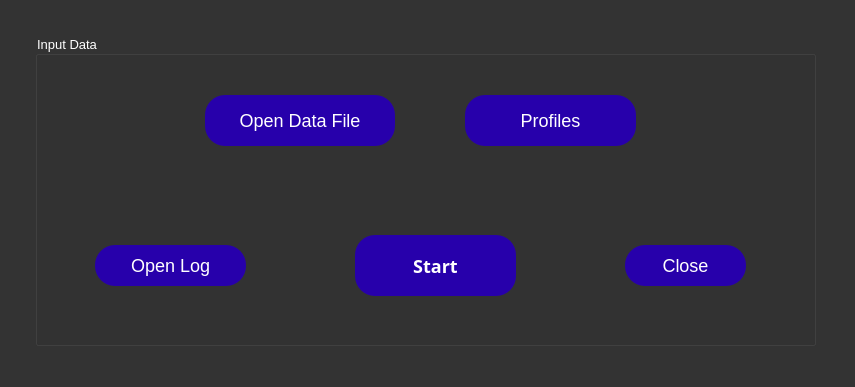
<?xml version="1.0" encoding="UTF-8"?>
<ui version="4.0">
 <class>amazonaccount</class>
 <widget class="QDialog" name="amazonaccount">
  <property name="geometry">
   <rect>
    <x>0</x>
    <y>0</y>
    <width>855</width>
    <height>387</height>
   </rect>
  </property>
  <property name="font">
   <font>
    <pointsize>10</pointsize>
   </font>
  </property>
  <property name="windowTitle">
   <string>Amazoun Accounts</string>
  </property>
  <property name="styleSheet">
   <string notr="true">QDialog{
    background-color:#333333
    }

QMenu{
background-color:#333333
}    
QDialog QGroupBox{
    color: white
}

QPushButton {

    align-items: center;
    background-color: #2700AB;
    background-image: linear-gradient(#464d55, #25292e);
    border-radius: 8px;
    border-width: 0.6;
    box-shadow: 0 10px 20px rgba(0, 0, 0, .1),0 3px 6px rgba(0, 0, 0, .05);
    box-sizing: border-box;
    color: white;
    cursor: pointer;
    display: inline-flex;
    flex-direction: column;
    font-family: expo-brand-demi,system-ui,-apple-system,BlinkMacSystemFont,&quot;Segoe UI&quot;,Roboto,&quot;Helvetica Neue&quot;,Arial,&quot;Noto Sans&quot;,sans-serif,&quot;Apple Color Emoji&quot;,&quot;Segoe UI Emoji&quot;,&quot;Segoe UI Symbol&quot;,&quot;Noto Color Emoji&quot;;
    font-size: 18px;
    height: 52px;
    justify-content: center;
    line-height: 1;
    margin: 0;
    outline: none;
    overflow: hidden;
    padding: 0 32px;
    text-align: center;
    text-decoration: none;
    transform: translate3d(0, 0, 0);
    transition: all 150ms;
    vertical-align: baseline;
    white-space: nowrap;
    user-select: none;
    -webkit-user-select: none;
    touch-action: manipulation;

    border-radius:20px;
    border-color:white;
}

QPushButton:hover {
    box-shadow: rgba(0, 1, 0, .2) 0 2px 8px;
    opacity: 0.5;
    color:red
}

QPushButton:active {
    outline: 0;
}

QPushButton:focus {
    box-shadow: rgba(0, 0, 0, .5) 0 0 0 3px;
}

QPushButton#start_button{
font-weight: bold;
}</string>
  </property>
  <widget class="QWidget" name="gridLayoutWidget">
   <property name="geometry">
    <rect>
     <x>30</x>
     <y>30</y>
     <width>791</width>
     <height>321</height>
    </rect>
   </property>
   <layout class="QGridLayout" name="container" rowstretch="0" columnstretch="0">
    <property name="sizeConstraint">
     <enum>QLayout::SetDefaultConstraint</enum>
    </property>
    <property name="leftMargin">
     <number>5</number>
    </property>
    <property name="topMargin">
     <number>5</number>
    </property>
    <property name="rightMargin">
     <number>5</number>
    </property>
    <property name="bottomMargin">
     <number>5</number>
    </property>
    <property name="spacing">
     <number>5</number>
    </property>
    <item row="0" column="0">
     <widget class="QGroupBox" name="inputbox">
      <property name="title">
       <string>Input Data</string>
      </property>
      <widget class="QPushButton" name="browse_button">
       <property name="geometry">
        <rect>
         <x>170</x>
         <y>60</y>
         <width>190</width>
         <height>51</height>
        </rect>
       </property>
       <property name="text">
        <string>Open Data File</string>
       </property>
      </widget>
      <widget class="QPushButton" name="start_button">
       <property name="geometry">
        <rect>
         <x>320</x>
         <y>200</y>
         <width>161</width>
         <height>61</height>
        </rect>
       </property>
       <property name="font">
        <font>
         <family>expo-brand-demi,system-ui,-apple-system,BlinkMacSystemFont,Segoe UI,Roboto,Helvetica Neue,Arial,Noto Sans,sans-serif,Apple Color Emoji,Segoe UI Emoji,Segoe UI Symbol,Noto Color Emoji</family>
         <pointsize>-1</pointsize>
         <weight>75</weight>
         <bold>true</bold>
         <underline>false</underline>
         <strikeout>false</strikeout>
        </font>
       </property>
       <property name="styleSheet">
        <string notr="true"/>
       </property>
       <property name="text">
        <string>Start</string>
       </property>
      </widget>
      <widget class="QPushButton" name="profiles_button">
       <property name="geometry">
        <rect>
         <x>430</x>
         <y>60</y>
         <width>171</width>
         <height>51</height>
        </rect>
       </property>
       <property name="text">
        <string>Profiles</string>
       </property>
      </widget>
      <widget class="QPushButton" name="openLogbut">
       <property name="geometry">
        <rect>
         <x>60</x>
         <y>210</y>
         <width>151</width>
         <height>41</height>
        </rect>
       </property>
       <property name="text">
        <string>Open Log</string>
       </property>
      </widget>
      <widget class="QPushButton" name="close_button">
       <property name="geometry">
        <rect>
         <x>590</x>
         <y>210</y>
         <width>121</width>
         <height>41</height>
        </rect>
       </property>
       <property name="text">
        <string>Close</string>
       </property>
      </widget>
     </widget>
    </item>
   </layout>
  </widget>
 </widget>
 <resources/>
 <connections/>
</ui>
